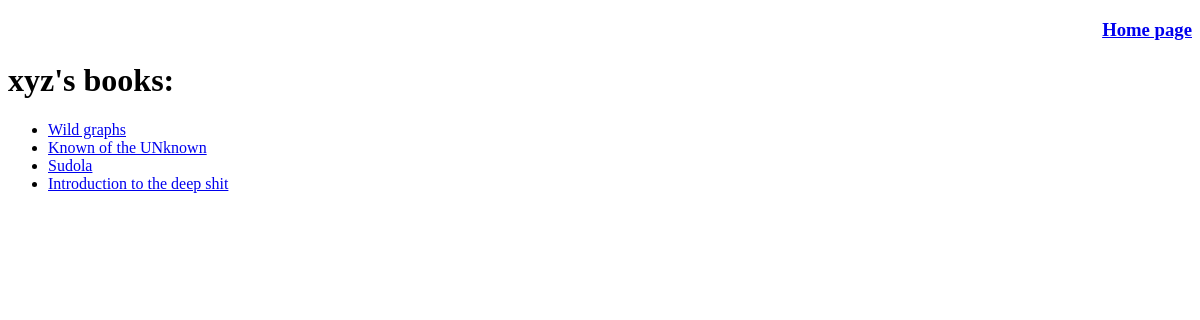
The app's page /home/author/3/, older data.
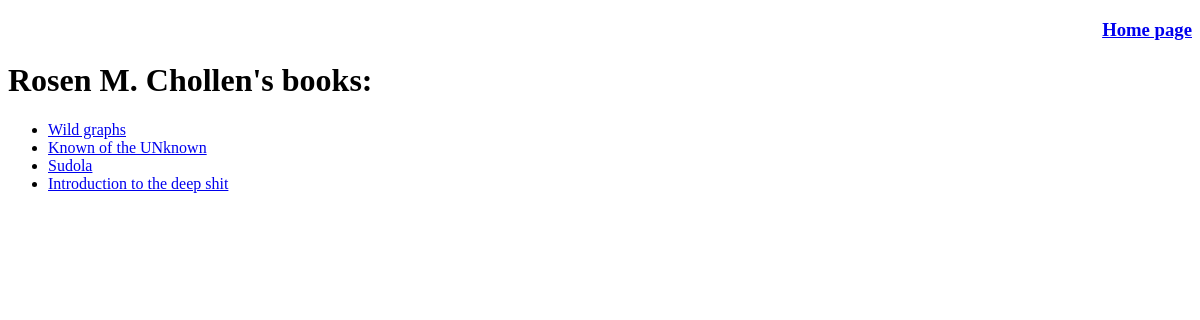
The same page, newer data.
### Book/models.py (models this page shows, shortened)
class Author(models.Model):
    Name = models.CharField(max_length=100)

### Book/views.py (the view)
# urls.py: url(r'^author/(?P<view_author>[0-9]+)/$', views.view_author, name="Author_"),
def view_author(Request,view_author):
    specific_Author = Author.objects.get(pk =view_author)
    template = loader.get_template('Author/Author.html')
    context = \
        {
            'Author' : specific_Author,
        }
    return HttpResponse(template.render(context, Request))

### Book/templates/Author/Author.html (shortened to what this page needs)
<!DOCTYPE html>
<html lang="en">
<head>
</head>
<body>
    <h3> <p align="right"> <a href="{% url 'Book:Home_'%}">Home page</a></p></h3>
    <h1>{{Author.Name}}'s books:</h1>
    <ul>
        {%for book in Author.book_set.all%}
             <li> <a href="{% url 'Book:Book_' book.pk%}">
                    {{book.Title}}</a> </li>
        {% endfor %}
</ul>
</body>
</html>

Row changes from the older to the newer data that the page shows:
changed Author: Name "xyz" → "Rosen M. Chollen"
